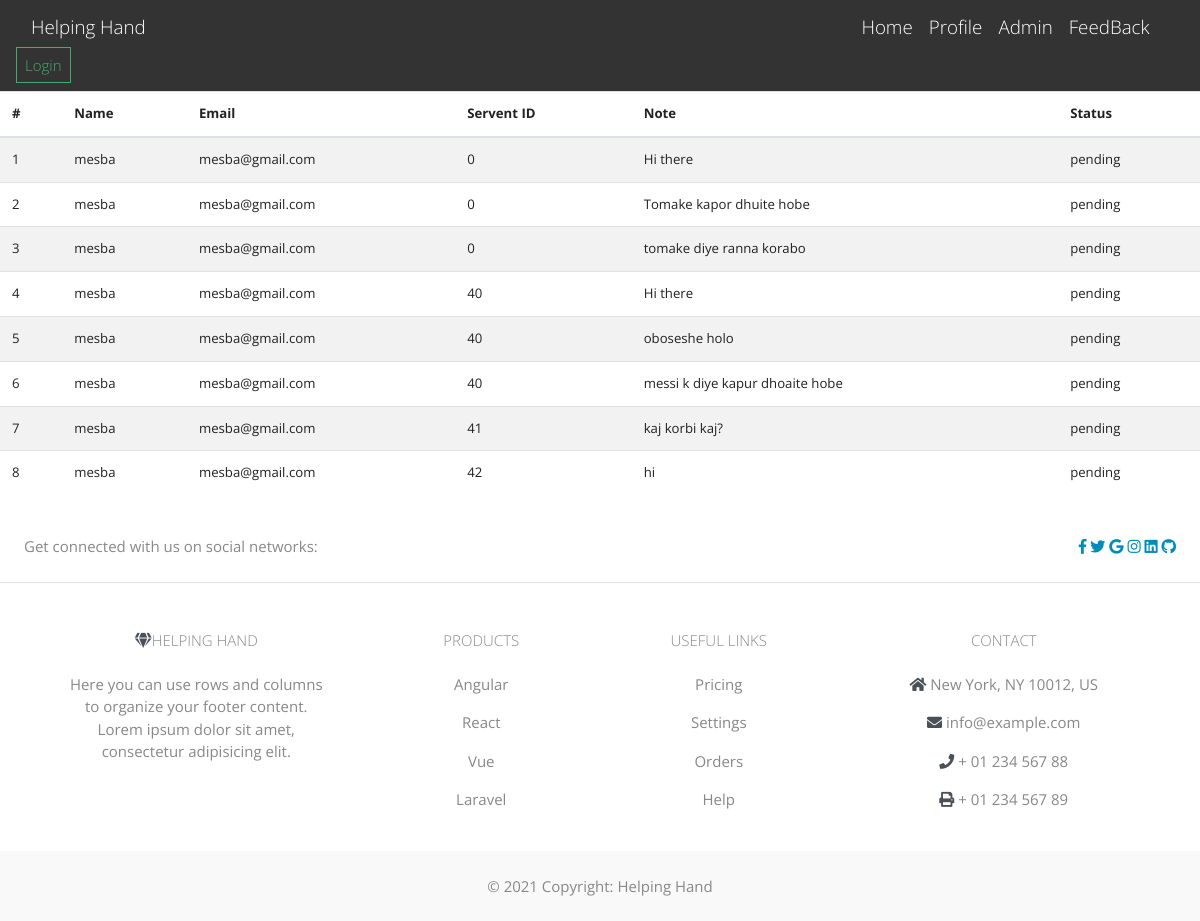
The app's page /profile.php with its own data.
### tables this page shows
CREATE TABLE `hire_data` (
  `id` int(11) NOT NULL,
  `name` varchar(255) NOT NULL,
  `email` varchar(255) NOT NULL,
  `servent_id` int(11) NOT NULL,
  `note` text DEFAULT NULL,
  `status` varchar(50) DEFAULT 'pending',
  `created_at` timestamp NOT NULL DEFAULT current_timestamp()
);

### profile.php (the view)
<?php include("db.php"); ?>
<?php include('includes/header.php'); ?>
<?php
$query = "SELECT * FROM hire_data";
$result = mysqli_query($conn, $query);
$hireData = mysqli_fetch_all($result, MYSQLI_ASSOC);
?>
<div class="table-responsive">
  <table class="table table-striped">
    <thead>
      <tr>
        <th>#</th>
        <th>Name</th>
        <th>Email</th>
        <th>Servent ID</th>
        <th>Note</th>
        <th>Status</th>
      </tr>
    </thead>
    <tbody>
      <?php
      $counter = 1;
      foreach ($hireData as $hire) {
      ?>
        <tr>
          <td><?php echo $counter++; ?></td>
          <td><?php echo $hire['name']; ?></td>
          <td><?php echo $hire['email']; ?></td>
          <td><?php echo $hire['servent_id']; ?></td>
          <td><?php echo $hire['note']; ?></td>
          <td><?php echo $hire['status']; ?></td>
        </tr>
      <?php
      }
      ?>
    </tbody>
  </table>
</div>
<?php include('includes/footer.php'); ?>

### records on screen
hire_data: name "mesba", email "mesba@gmail.com", servent "0", note "Hi there", status "pending"
hire_data: name "mesba", email "mesba@gmail.com", servent "0", note "Tomake kapor dhuite hobe", status "pending"
hire_data: name "mesba", email "mesba@gmail.com", servent "0", note "tomake diye ranna korabo", status "pending"
hire_data: name "mesba", email "mesba@gmail.com", servent "40", note "Hi there", status "pending"
hire_data: name "mesba", email "mesba@gmail.com", servent "40", note "oboseshe holo", status "pending"
hire_data: name "mesba", email "mesba@gmail.com", servent "40", note "messi k diye kapur dhoaite hobe", status "pending"
hire_data: name "mesba", email "mesba@gmail.com", servent "41", note "kaj korbi kaj?", status "pending"
hire_data: name "mesba", email "mesba@gmail.com", servent "42", note "hi", status "pending"
